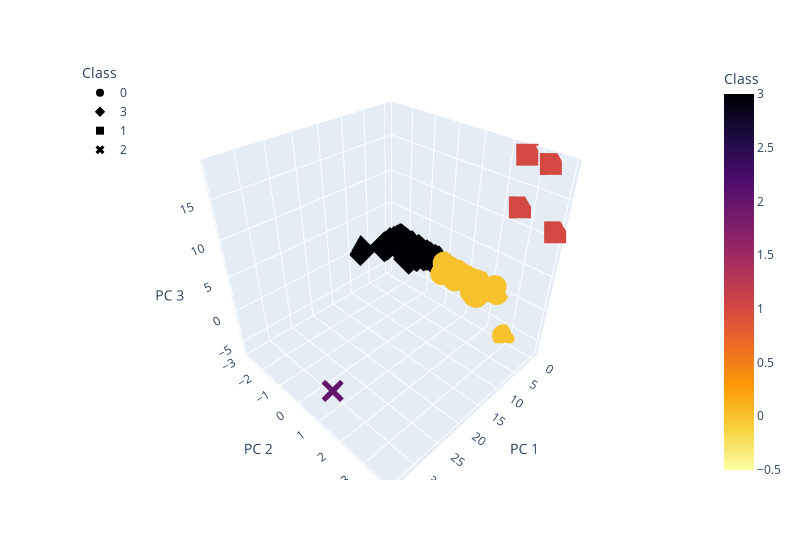

Notebook source saved alongside this figure:
### Markdown cell above
### Visualizing Cryptocurrencies Results

#### 3D-Scatter with Clusters

### Code cell
# Creating a 3D-Scatter with the PCA data and the clusters

fig = px.scatter_3d(
    clustered_df,
    x="PC 1",
    y="PC 2",
    z="PC 3",
    color="Class",
    symbol="Class",
    hover_name="CoinName",
    hover_data=["Algorithm"],
    width=800,
    color_continuous_scale='inferno_r',
)
fig.update_layout(legend=dict(x=0, y=1))
fig.show()

### Figure 1 — Plotly figure (JSON) as saved in the notebook; plotly's stock layout.template omitted (floating-point values rounded to 4 significant figures; data arrays with more than 128 entries replaced by an {"elided": "..."} marker saying what was removed)
{"data": [{"customdata": {"elided": "288x1 str values"}, "hovertemplate": "<b>%{hovertext}</b><br><br>Class=%{marker.color}<br>PC 1=%{x}<br>PC 2=%{y}<br>PC 3=%{z}<br>Algorithm=%{customdata[0]}<extra></extra>", "hovertext": {"elided": "288 str values"}, "legendgroup": "0", "marker": {"color": {"elided": "288 int values"}, "coloraxis": "coloraxis", "symbol": "circle"}, "mode": "markers", "name": "0", "scene": "scene", "showlegend": true, "type": "scatter3d", "x": {"elided": "288 float values"}, "y": {"elided": "288 float values"}, "z": {"elided": "288 float values"}}, {"customdata": {"elided": "239x1 str values"}, "hovertemplate": "<b>%{hovertext}</b><br><br>Class=%{marker.color}<br>PC 1=%{x}<br>PC 2=%{y}<br>PC 3=%{z}<br>Algorithm=%{customdata[0]}<extra></extra>", "hovertext": {"elided": "239 str values"}, "legendgroup": "3", "marker": {"color": {"elided": "239 int values"}, "coloraxis": "coloraxis", "symbol": "diamond"}, "mode": "markers", "name": "3", "scene": "scene", "showlegend": true, "type": "scatter3d", "x": {"elided": "239 float values"}, "y": {"elided": "239 float values"}, "z": {"elided": "239 float values"}}, {"customdata": [["Proof-of-BibleHash"], ["SHA-256 + Hive"], ["ECC 256K1"], ["Leased POS"]], "hovertemplate": "<b>%{hovertext}</b><br><br>Class=%{marker.color}<br>PC 1=%{x}<br>PC 2=%{y}<br>PC 3=%{z}<br>Algorithm=%{customdata[0]}<extra></extra>", "hovertext": ["BiblePay", "LitecoinCash", "Acute Angle Cloud", "Waves"], "legendgroup": "1", "marker": {"color": [1, 1, 1, 1], "coloraxis": "coloraxis", "symbol": "square"}, "mode": "markers", "name": "1", "scene": "scene", "showlegend": true, "type": "scatter3d", "x": [-0.2064, -0.3559, -0.3239, -0.3658], "y": [2.614, 2.64, 3.356, 3.888], "z": [18.67, 12.45, 18.45, 11.19]}, {"customdata": [["TRC10"]], "hovertemplate": "<b>%{hovertext}</b><br><br>Class=%{marker.color}<br>PC 1=%{x}<br>PC 2=%{y}<br>PC 3=%{z}<br>Algorithm=%{customdata[0]}<extra></extra>", "hovertext": ["BitTorrent"], "legendgroup": "2", "marker": {"color": [2], "coloraxis": "coloraxis", "symbol": "x"}, "mode": "markers", "name": "2", "scene": "scene", "showlegend": true, "type": "scatter3d", "x": [34.1], "y": [1.608], "z": [-0.8119]}], "layout": {"coloraxis": {"colorbar": {"title": {"text": "Class"}}, "colorscale": [[0, "#fcffa4"], [0.1111, "#f7d13d"], [0.2222, "#fb9b06"], [0.3333, "#ed6925"], [0.4444, "#cf4446"], [0.5556, "#a52c60"], [0.6667, "#781c6d"], [0.7778, "#4a0c6b"], [0.8889, "#1b0c41"], [1, "#000004"]]}, "legend": {"title": {"text": "Class"}, "tracegroupgap": 0, "x": 0, "y": 1}, "margin": {"t": 60}, "scene": {"domain": {"x": [0, 1], "y": [0, 1]}, "xaxis": {"title": {"text": "PC 1"}}, "yaxis": {"title": {"text": "PC 2"}}, "zaxis": {"title": {"text": "PC 3"}}}, "width": 800}}
